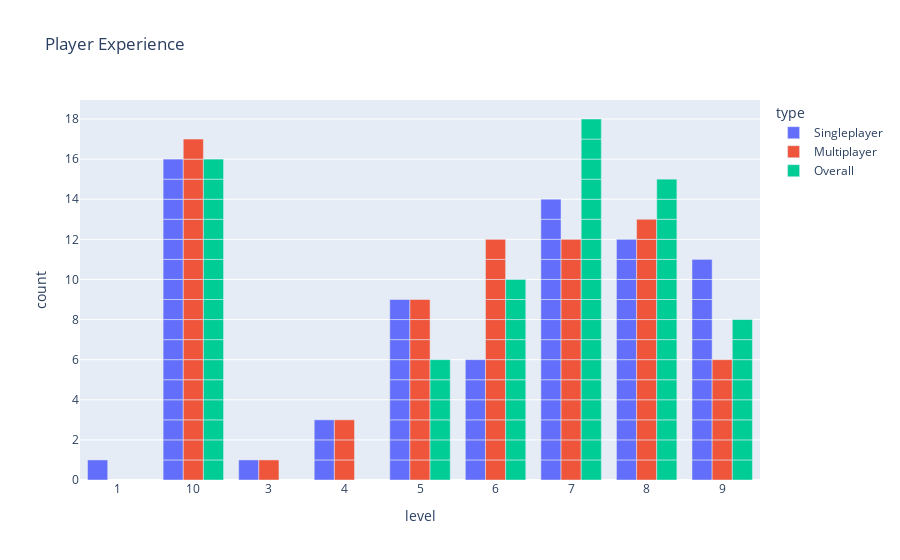

The notebook cell saved with this chart:
### Code cell
df_exp = df_q[["overall_exp", "single_exp", "multi_exp"]].melt(var_name="type", value_name="level")
df_exp = df_exp.replace({"overall_exp": "Overall", "single_exp": "Singleplayer", "multi_exp": "Multiplayer"})

fig = px.bar(df_exp.sort_values(by="level"), x="level", barmode="group",color="type",title="Player Experience")
fig.write_html(str(PLOTSPATH2D) + "/player_exp.html", full_html=False, include_plotlyjs="cdn")
fig.show()

### Figure 1 — Plotly figure (JSON) as saved in the notebook; plotly's stock layout.template omitted (floating-point values rounded to 4 significant figures)
{"data": [{"alignmentgroup": "True", "hovertemplate": "type=Singleplayer<br>level=%{x}<br>count=%{y}<extra></extra>", "legendgroup": "Singleplayer", "marker": {"color": "#636efa", "pattern": {"shape": ""}}, "name": "Singleplayer", "offsetgroup": "Singleplayer", "orientation": "v", "showlegend": true, "textposition": "auto", "type": "bar", "x": ["1", "10", "10", "10", "10", "10", "10", "10", "10", "10", "10", "10", "10", "10", "10", "10", "10", "3", "4", "4", "4", "5", "5", "5", "5", "5", "5", "5", "5", "5", "6", "6", "6", "6", "6", "6", "7", "7", "7", "7", "7", "7", "7", "7", "7", "7", "7", "7", "7", "7", "8", "8", "8", "8", "8", "8", "8", "8", "8", "8", "8", "8", "9", "9", "9", "9", "9", "9", "9", "9", "9", "9", "9", null, null, null, null, null, null], "xaxis": "x", "y": [1, 1, 1, 1, 1, 1, 1, 1, 1, 1, 1, 1, 1, 1, 1, 1, 1, 1, 1, 1, 1, 1, 1, 1, 1, 1, 1, 1, 1, 1, 1, 1, 1, 1, 1, 1, 1, 1, 1, 1, 1, 1, 1, 1, 1, 1, 1, 1, 1, 1, 1, 1, 1, 1, 1, 1, 1, 1, 1, 1, 1, 1, 1, 1, 1, 1, 1, 1, 1, 1, 1, 1, 1, 1, 1, 1, 1, 1, 1], "yaxis": "y"}, {"alignmentgroup": "True", "hovertemplate": "type=Multiplayer<br>level=%{x}<br>count=%{y}<extra></extra>", "legendgroup": "Multiplayer", "marker": {"color": "#EF553B", "pattern": {"shape": ""}}, "name": "Multiplayer", "offsetgroup": "Multiplayer", "orientation": "v", "showlegend": true, "textposition": "auto", "type": "bar", "x": ["10", "10", "10", "10", "10", "10", "10", "10", "10", "10", "10", "10", "10", "10", "10", "10", "10", "3", "4", "4", "4", "5", "5", "5", "5", "5", "5", "5", "5", "5", "6", "6", "6", "6", "6", "6", "6", "6", "6", "6", "6", "6", "7", "7", "7", "7", "7", "7", "7", "7", "7", "7", "7", "7", "8", "8", "8", "8", "8", "8", "8", "8", "8", "8", "8", "8", "8", "9", "9", "9", "9", "9", "9", null, null, null, null, null, null], "xaxis": "x", "y": [1, 1, 1, 1, 1, 1, 1, 1, 1, 1, 1, 1, 1, 1, 1, 1, 1, 1, 1, 1, 1, 1, 1, 1, 1, 1, 1, 1, 1, 1, 1, 1, 1, 1, 1, 1, 1, 1, 1, 1, 1, 1, 1, 1, 1, 1, 1, 1, 1, 1, 1, 1, 1, 1, 1, 1, 1, 1, 1, 1, 1, 1, 1, 1, 1, 1, 1, 1, 1, 1, 1, 1, 1, 1, 1, 1, 1, 1, 1], "yaxis": "y"}, {"alignmentgroup": "True", "hovertemplate": "type=Overall<br>level=%{x}<br>count=%{y}<extra></extra>", "legendgroup": "Overall", "marker": {"color": "#00cc96", "pattern": {"shape": ""}}, "name": "Overall", "offsetgroup": "Overall", "orientation": "v", "showlegend": true, "textposition": "auto", "type": "bar", "x": ["10", "10", "10", "10", "10", "10", "10", "10", "10", "10", "10", "10", "10", "10", "10", "10", "5", "5", "5", "5", "5", "5", "6", "6", "6", "6", "6", "6", "6", "6", "6", "6", "7", "7", "7", "7", "7", "7", "7", "7", "7", "7", "7", "7", "7", "7", "7", "7", "7", "7", "8", "8", "8", "8", "8", "8", "8", "8", "8", "8", "8", "8", "8", "8", "8", "9", "9", "9", "9", "9", "9", "9", "9", null, null, null, null, null, null], "xaxis": "x", "y": [1, 1, 1, 1, 1, 1, 1, 1, 1, 1, 1, 1, 1, 1, 1, 1, 1, 1, 1, 1, 1, 1, 1, 1, 1, 1, 1, 1, 1, 1, 1, 1, 1, 1, 1, 1, 1, 1, 1, 1, 1, 1, 1, 1, 1, 1, 1, 1, 1, 1, 1, 1, 1, 1, 1, 1, 1, 1, 1, 1, 1, 1, 1, 1, 1, 1, 1, 1, 1, 1, 1, 1, 1, 1, 1, 1, 1, 1, 1], "yaxis": "y"}], "layout": {"barmode": "group", "legend": {"title": {"text": "type"}, "tracegroupgap": 0}, "title": {"text": "Player Experience"}, "xaxis": {"anchor": "y", "domain": [0, 1], "title": {"text": "level"}}, "yaxis": {"anchor": "x", "domain": [0, 1], "title": {"text": "count"}}}}
